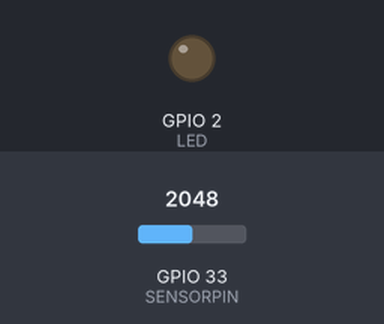
This sketch was run on a simulated ESP32. Parts: output pins drawn as LEDs (lit = HIGH). Inputs (shaded band) come from the test bench; at power-on: GPIO 33 (SENSORPIN) = 2048. WiFi joins after 1.5 s; servers stay silent unless stated; uploads are accepted with an empty reply; what the sketch prints to the serial monitor is not drawn.

Above: at 0.1 s.
At 1.6 s:
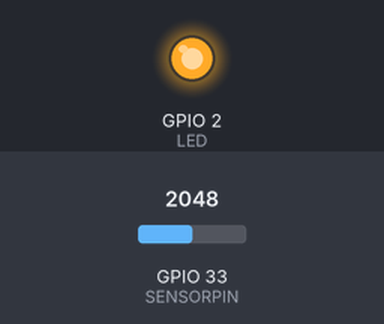
Timing chart, 0 to 3.1 s (numbered marks = the images above):
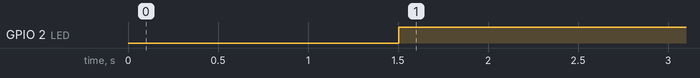

The sketch:

main.ino
```cpp
#include "filter.h"
#include <WiFi.h>
#include <HTTPClient.h>

#define SSID "SSID"
#define PASSWORD "PASSWORD"
#define BASE_URL "https://cardiotech.vercel.app"

#define ARRAY_SIZE 400
#define LED 2   //  Pino que irá piscar junto com o batimento cardíaco.
#define SENSORPIN A5 // Pino do sensor de batimento cardíaco.

int sample;
int Threshold = 550;
int BPM = 0;
unsigned long startMillis =0;
unsigned long lastSend = 0;
bool state= true;
int arraySample[ARRAY_SIZE];
int maximum = 0;
int minimum = 0;
int isteresi = 20;
int beatStatus = 0;
int DELAYTOREPEATSECONDS = 5 * 1000;

Filter filtroBPM;

void setup() {
  pinMode(LED,OUTPUT);
  filtroBPM.setDepthFilter(10);

  Serial.begin(115200);
  Serial.println("Iniciando...");
}

void loop() {
  connectToWiFi();

  setBeats();

  if (millis() - lastSend > DELAYTOREPEATSECONDS){
    Serial.println("Batimentos: " + BPM);
    postHTTP(BPM);

    lastSend = millis();
  }

  delay(5);
}

// ----------------- HTTP ----------------- //

void connectToWiFi(){
  if (WiFi.status() == WL_CONNECTED) {
    return;
  } else {
    Serial.print("Conectando ao WiFi...");
  }

  WiFi.begin(SSID, PASSWORD);

  while (WiFi.status() != WL_CONNECTED) {
    delay(500);
    Serial.print(".");
  }

  Serial.println("\nWifi conectado!");
}

void postHTTP(int heartRate){
  String payloadJSON = "{\"sensor_id\":1,\"user_id\":1,\"rate\":" + String(heartRate) + "}";
  String path = "/api/sensor/heart";

  HTTPClient http;

  http.begin(BASE_URL + path);
  http.addHeader("Content-Type", "application/json");

  int httpCode = http.POST(payloadJSON);

  Serial.println("\n----------------------------------------------------------------------------------------------------");
  Serial.println(BASE_URL + path);
  Serial.println("Method: POST");
  Serial.println("HTTP Code: " + String(httpCode));

  if (httpCode > 0) {
    String response = http.getString();
    Serial.println(response);
  } else {
    Serial.println("Erro no envio dos dados");
  }

  Serial.println("----------------------------------------------------------------------------------------------------");
  http.end();
}

// ----------------- Batimentos cardiacos ----------------- //

void setBeats() {
  sample = analogRead(SENSORPIN);

  findThreshold();

  readBPM();
}

void findThreshold() {
  maximum = arraySample[0];
  minimum = arraySample[0];

  for(int i = 0; i < ARRAY_SIZE ;i++) {
    arraySample[i] = arraySample[i+1];
  }

  arraySample[ARRAY_SIZE -1] = sample;

  for(int i = 0; i < ARRAY_SIZE ;i++) {
    if(arraySample[i] > maximum) maximum = arraySample[i] ;
  }

   for(int i = 0; i < ARRAY_SIZE ;i++) {
     if(arraySample[i] < minimum) minimum = arraySample[i] ;
  }

  Threshold = (maximum + minimum)/2;
}

void readBPM() {
 if (analogRead(SENSORPIN) > Threshold  + isteresi) {
    digitalWrite(LED,HIGH);
    beatStatus = 1;

    if (!state) {
      calcBPM();
      state = true;
    }
  }

  if (analogRead(SENSORPIN) < Threshold  - isteresi){
    digitalWrite(LED,LOW);
    beatStatus = 0;
    state = false;
  }
}

void calcBPM() {
  double t = (double)(millis() - startMillis)/(double)1000;
  startMillis= millis();

  BPM = filtroBPM.filterSamples((double)60/t);
  // manda um valor entre 60 e 120 randomicamente para teste
  // BPM = random(60, 120);
}
```

filter.cpp
```cpp
#include "filter.h"
#include "Arduino.h"

Filter::Filter() {
  setDepthFilter(10);
}

int Filter::filterSamples(int _sample) {
  int sum = 0;
  for(int i = 0; i < depth ;i++) {
    samples[i] = samples[i+1];
  }

  samples[depth-1] = _sample;

  for(int i = 0; i < depth ;i++) {
   sum += samples[i];
  }

  return sum/depth;
}

bool Filter::setDepthFilter(int _depth) {
  depth =_depth;
  free(samples);
  samples = (int*)calloc(depth,sizeof(int));

  if(samples == NULL){
    return false;
  }

  return true;
}
```

filter.h
```cpp
#include "Arduino.h"

class Filter {
  public:
    Filter();
    int filterSamples(int _sample);
    bool setDepthFilter(int _depth);
    int *samples;

  private:
    int depth;
};
```

Measured:
- by itself, GPIO 2 (LED): LOW → HIGH at 1.5 s
